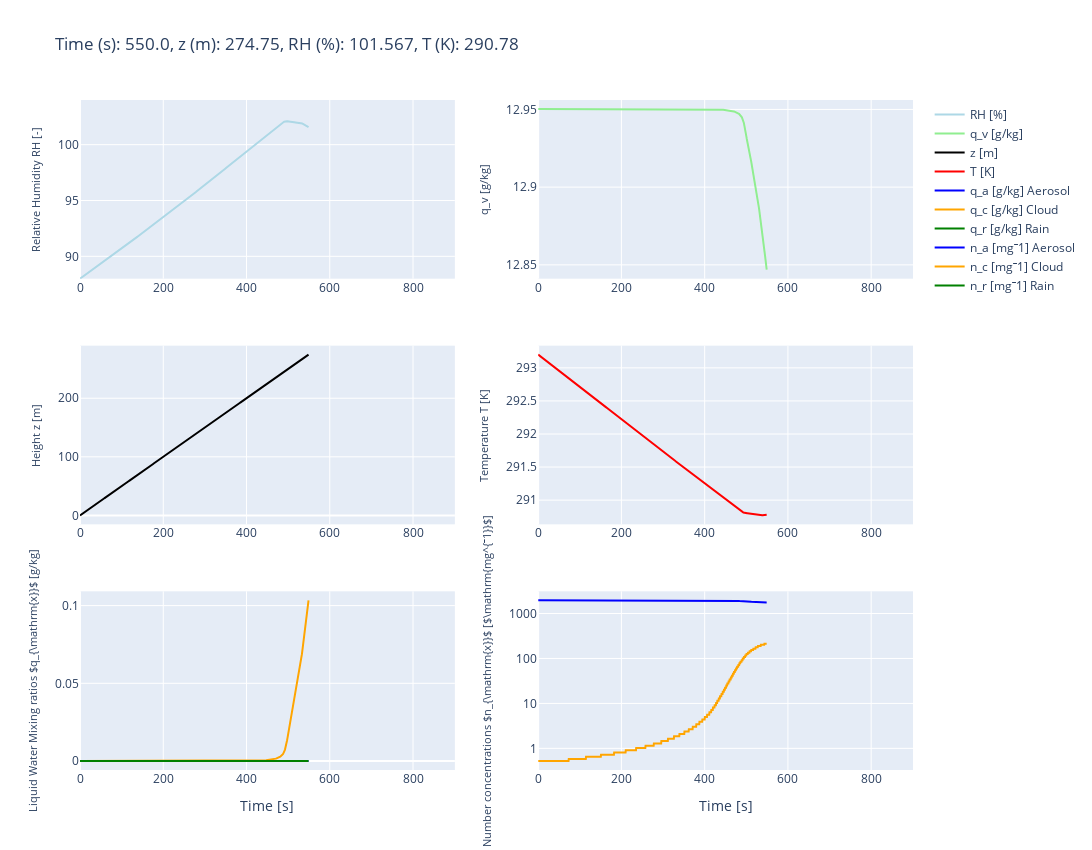

Notebook source saved alongside this figure:
### Code cell
nt, dt, time_array, T_parcel_array, RH_parcel_array, q_parcel_array, z_parcel_array, \
qa_ts,qc_ts,qr_ts, na_ts,nc_ts,nr_ts, \
spectra_arr, con_ts, act_ts, evp_ts, dea_ts, acc_ts, aut_ts = timesteps_function(n_particles_widget, P_widget, \
                                 RH_widget, T_widget, w_widget, nt_widget, \
                                 dt_widget, rm_spec, ascending_mode_widget, \
                                 mode_displaytype_widget, z_widget, max_z_widget, \
                                 Condensation_widget, Collision_widget, \
                                 mode_aero_init_widget, gridwidget, kohler_activation_radius)

### Figure 1 — Plotly figure (JSON) as saved in the notebook; plotly's stock layout.template omitted (floating-point values rounded to 4 significant figures; data arrays with more than 128 entries replaced by an {"elided": "..."} marker saying what was removed)
{"data": [{"line": {"color": "lightblue"}, "mode": "lines", "name": "RH [%]", "showlegend": true, "type": "scatter", "x": {"elided": "1099 float values"}, "xaxis": "x", "y": {"elided": "1801 float values"}, "yaxis": "y"}, {"line": {"color": "lightgreen"}, "mode": "lines", "name": "q_v [g/kg]", "type": "scatter", "x": {"elided": "1099 float values"}, "xaxis": "x2", "y": {"elided": "1801 float values"}, "yaxis": "y2"}, {"line": {"color": "black"}, "mode": "lines", "name": "z [m]", "type": "scatter", "x": {"elided": "1099 float values"}, "xaxis": "x3", "y": {"elided": "1801 float values"}, "yaxis": "y3"}, {"line": {"color": "red"}, "mode": "lines", "name": "T [K]", "type": "scatter", "x": {"elided": "1099 float values"}, "xaxis": "x4", "y": {"elided": "1801 float values"}, "yaxis": "y4"}, {"line": {"color": "blue"}, "mode": "lines", "name": "q_a [g/kg] Aerosol", "type": "scatter", "x": {"elided": "1099 float values"}, "xaxis": "x5", "y": {"elided": "1801 float values"}, "yaxis": "y5"}, {"line": {"color": "orange"}, "mode": "lines", "name": "q_c [g/kg] Cloud", "type": "scatter", "x": {"elided": "1099 float values"}, "xaxis": "x5", "y": {"elided": "1801 float values"}, "yaxis": "y5"}, {"line": {"color": "green"}, "mode": "lines", "name": "q_r [g/kg] Rain", "type": "scatter", "x": {"elided": "1099 float values"}, "xaxis": "x5", "y": {"elided": "1801 int values"}, "yaxis": "y5"}, {"line": {"color": "blue"}, "mode": "lines", "name": "n_a [mg⁻1] Aerosol", "type": "scatter", "x": {"elided": "1099 float values"}, "xaxis": "x6", "y": {"elided": "1801 float values"}, "yaxis": "y6"}, {"line": {"color": "orange"}, "mode": "lines", "name": "n_c [mg⁻1] Cloud", "type": "scatter", "x": {"elided": "1099 float values"}, "xaxis": "x6", "y": {"elided": "1801 float values"}, "yaxis": "y6"}, {"line": {"color": "green"}, "mode": "lines", "name": "n_r [mg⁻1] Rain", "type": "scatter", "x": {"elided": "1099 float values"}, "xaxis": "x6", "y": {"elided": "1801 int values"}, "yaxis": "y6"}], "layout": {"height": 850, "title": {"text": "Time (s): 550.0, z (m): 274.75, RH (%): 101.567, T (K): 290.78"}, "width": 1250, "xaxis": {"anchor": "y", "domain": [0, 0.45], "range": [0, 900.5], "type": "linear"}, "xaxis2": {"anchor": "y2", "domain": [0.55, 1], "range": [0, 900.5], "type": "linear"}, "xaxis3": {"anchor": "y3", "domain": [0, 0.45], "range": [0, 900.5], "type": "linear"}, "xaxis4": {"anchor": "y4", "domain": [0.55, 1], "range": [0, 900.5], "type": "linear"}, "xaxis5": {"anchor": "y5", "domain": [0, 0.45], "range": [0, 900.5], "title": {"text": "Time [s]"}, "type": "linear"}, "xaxis6": {"anchor": "y6", "domain": [0.55, 1], "range": [0, 900.5], "title": {"text": "Time [s]"}, "type": "linear"}, "yaxis": {"anchor": "x", "domain": [0.7333, 1], "range": [88.0, 104], "title": {"font": {"size": 11}, "text": "Relative Humidity RH [-]"}, "type": "linear"}, "yaxis2": {"anchor": "x2", "autorange": true, "domain": [0.7333, 1], "range": [12.84, 12.96], "title": {"font": {"size": 11}, "text": "q_v [g/kg]"}, "type": "linear"}, "yaxis3": {"anchor": "x3", "autorange": true, "domain": [0.3667, 0.6333], "range": [-15.25, 289.8], "title": {"font": {"size": 11}, "text": "Height z [m]"}, "type": "linear"}, "yaxis4": {"anchor": "x4", "autorange": true, "domain": [0.3667, 0.6333], "range": [290.6, 293.3], "title": {"font": {"size": 11}, "text": "Temperature T [K]"}, "type": "linear"}, "yaxis5": {"anchor": "x5", "autorange": true, "domain": [0, 0.2667], "range": [-0.005746, 0.1092], "title": {"font": {"size": 11}, "text": "Liquid Water Mixing ratios $q_{\\mathrm{x}}$ [g/kg]"}, "type": "linear"}, "yaxis6": {"anchor": "x6", "autorange": true, "domain": [0, 0.2667], "range": [-0.481, 3.493], "title": {"font": {"size": 11}, "text": "Number concentrations $n_{\\mathrm{x}}$ [$\\mathrm{mg^{⁻1}}$]"}, "type": "log"}}}
